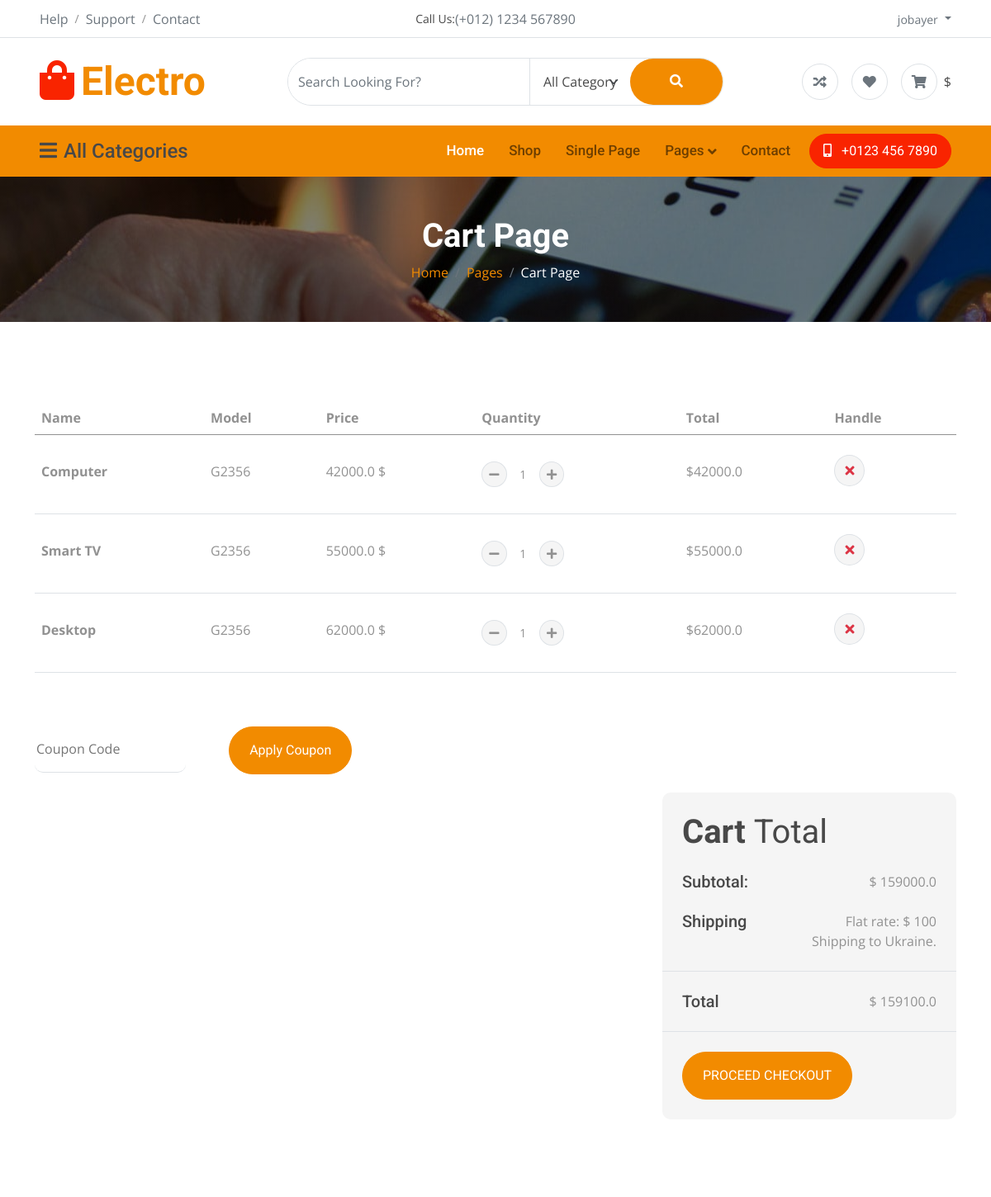
The app's page /cart/ (signed in, upper part), older data.
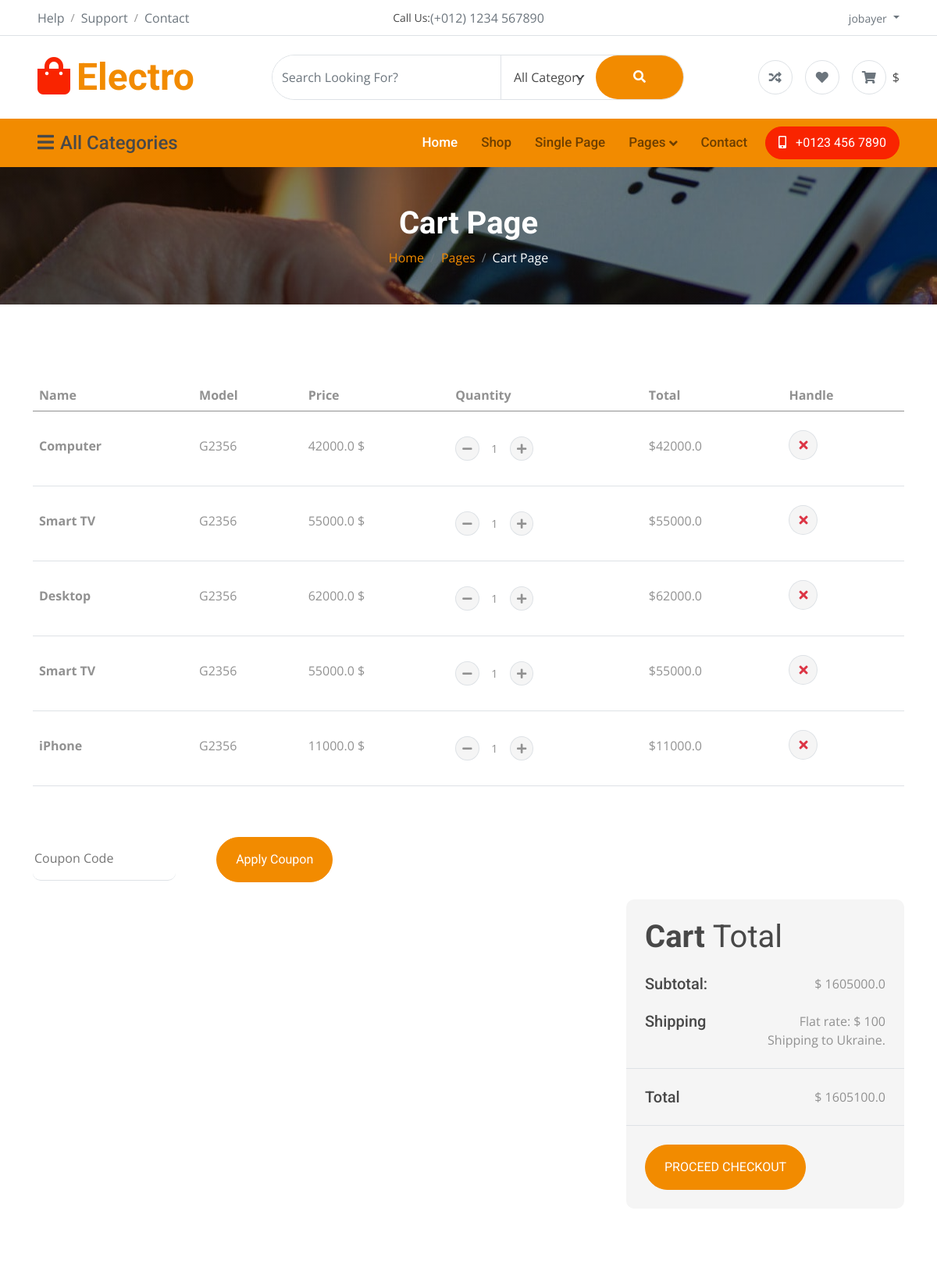
The same page, newer data.
### Shop/models.py (models this page shows, shortened)
class Cart(models.Model):
    user = models.ForeignKey(User, on_delete=models.CASCADE)
    product = models.ForeignKey(Product, on_delete=models.CASCADE)
    quantity = models.PositiveIntegerField(default=1)

class Product(models.Model):
    product_name = models.CharField(max_length=100)
    selling_price = models.FloatField()
    discounted_price = models.FloatField()
    description = models.TextField()
    brand = models.CharField(max_length=100)
    category = models.CharField(choices=CATEGORY_CHOICES,max_length=5)
    product_image = models.ImageField(upload_to='productimg')
    product_status = models.TextField()

### Shop/views.py (the view)
# urls.py: path('cart/', views.show_cart, name = 'showinCart'),
def show_cart(request):
    if request.user.is_authenticated:
        username = request.user
        cart = Cart.objects.filter(user=username)
        amount = 0
        shipping_amount = 0
        cart_product = [p for p in cart]  # no need to filter again
        if cart_product:   # if cart is not empty
            for p in cart_product:
                temp_amount = p.quantity * p.product.discounted_price
                amount += temp_amount
                if amount > 0:
                    shipping_amount = 100
                else:
                    shipping_amount = 0
            total_amount = amount + shipping_amount
            return render(request, 'Shop/cart.html', {
                'carts': cart,
                'totalamount': total_amount,
                'amount': amount,
                'shippingamount':shipping_amount
            })
        else:   # if cart is empty
            return render(request, 'Shop/emptycart.html')

### Shop/templates/Shop/cart.html (shortened to what the changed rows need)
{% extends 'Shop/base.html' %}
{% load static %}
{% block main-content %}
    <div class="container-fluid page-header py-5">
        <h1 class="text-center text-white display-6 wow fadeInUp" data-wow-delay="0.1s">Cart Page</h1>
    </div>
    <div class="container-fluid py-5">
        <div class="container py-5">
            <div class="table-responsive">
                <table class="table">
                    <thead>
                        <tr>
                            <th scope="col">Name</th>
                            <th scope="col">Model</th>
                            <th scope="col">Price</th>
                            <th scope="col">Quantity</th>
                            <th scope="col">Total</th>
                            <th scope="col">Handle</th>
                        </tr>
                    </thead>
                    <tbody>
                        <tr>
                            {% for cart in carts %}
                            <th scope="row">
                                <p class="mb-0 py-4">{{cart.product.product_name}}</p>
                            </th>
                            <td>
                                <p class="mb-0 py-4">G2356</p>
                            </td>
                            <td>
                                <p class="mb-0 py-4">{{cart.product.discounted_price}} $</p>
                            </td>
                            <td>
                                <div class="input-group quantity py-4" style="width: 100px;">
                                    <div class="input-group-btn">
                                        <button class="btn btn-sm btn-minus rounded-circle bg-light border" productid="{{cart.product.id}}">
                                            <i class="fa fa-minus"></i>
                                        </button>
                                    </div>
                                    <input type="text" class="form-control form-control-sm text-center border-0"
                                        value="1">
                                    <div class="input-group-btn">
                                        <button class="btn btn-sm btn-plus rounded-circle bg-light border" productid="{{cart.product.id}}">
                                            <i class="fa fa-plus"></i>
                                        </button>
                                    </div>
                                </div>
                            </td>
                            <td>
                                <p class="mb-0 py-4 total" id="total_{{cart.product.id}}">${{cart.product.discounted_price}}</p>
                            </td>
                            <td class="py-4">
                                <button class="btn btn-md rounded-circle bg-light border">
                                    <i class="fa fa-times text-danger"></i>
                                </button>
                            </td>
                        </tr>
                        {% endfor %}
                    </tbody>
                </table>
            </div>
            <div class="row g-4 justify-content-end">
                <div class="col-sm-8 col-md-7 col-lg-6 col-xl-4">
                    <div class="bg-light rounded">
                        <div class="p-4">
                            <h1 class="display-6 mb-4">Cart <span class="fw-normal">Total</span></h1>
                            <div class="d-flex justify-content-between mb-4">
                                <h5 class="mb-0 me-4">Subtotal:</h5>
                                <p class="mb-0">$ {{amount}}</p>
                            </div>
                        </div>
                        <div class="py-4 mb-4 border-top border-bottom d-flex justify-content-between">
                            <h5 class="mb-0 ps-4 me-4">Total</h5>
                            <p class="mb-0 pe-4">$ {{totalamount}}</p>
                        </div>
                    </div>
                </div>
            </div>
        </div>
    </div>
{% endblock main-content %}

Row changes from the older to the newer data that the page shows:
added Cart: product.product_name "Smart TV", product.discounted_price "55000.0"
added Cart: product.product_name "iPhone", product.discounted_price "11000.0"
Text that changed along with them:
{{ amount }}: "159000.0" → "1605000.0"
{{ totalamount }}: "159100.0" → "1605100.0"
